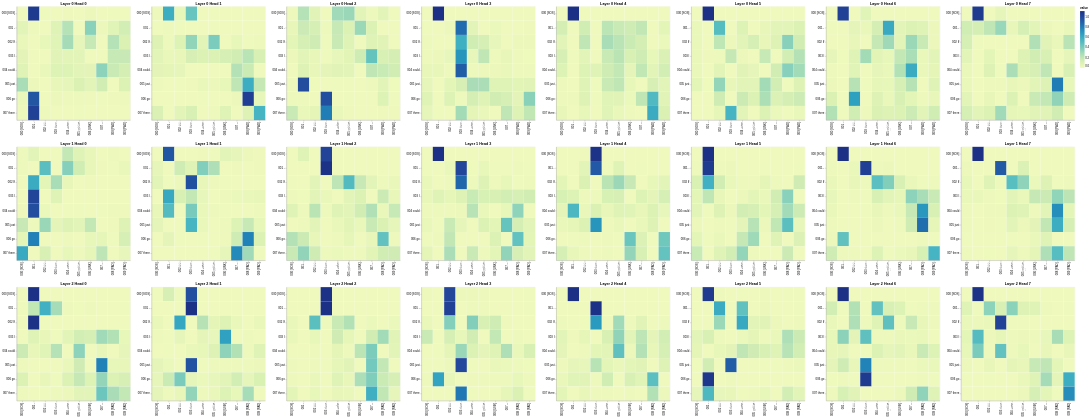

The cell this chart's notebook holds for it:
### Code cell
# Cross attention (encoder-decoder)
get_all_attention_maps("encoder-decoder", layers, heads, encoder_input_tokens, decoder_input_tokens, min(20, sentence_len))
